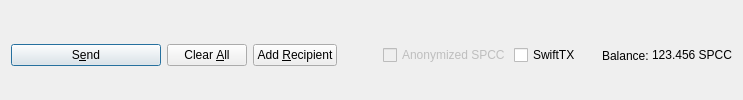
         <widget class="QFrame" name="frame_Send">
          <layout class="QHBoxLayout" name="horizontalLayout">
           <property name="bottomMargin">
            <number>0</number>
           </property>
           <item>
            <widget class="QPushButton" name="sendButton">
             <property name="minimumSize">
              <size>
               <width>150</width>
               <height>0</height>
              </size>
             </property>
             <property name="toolTip">
              <string>Confirm the send action</string>
             </property>
             <property name="text">
              <string>S&amp;end</string>
             </property>
             <property name="icon">
              <iconset resource="../specialcoin.qrc">
               <normaloff>:/icons/send</normaloff>:/icons/send</iconset>
             </property>
             <property name="autoDefault">
              <bool>false</bool>
             </property>
             <property name="default">
              <bool>true</bool>
             </property>
            </widget>
           </item>
           <item>
            <widget class="QPushButton" name="clearButton">
             <property name="sizePolicy">
              <sizepolicy hsizetype="Minimum" vsizetype="Fixed">
               <horstretch>0</horstretch>
               <verstretch>0</verstretch>
              </sizepolicy>
             </property>
             <property name="toolTip">
              <string>Clear all fields of the form.</string>
             </property>
             <property name="text">
              <string>Clear &amp;All</string>
             </property>
             <property name="icon">
              <iconset resource="../specialcoin.qrc">
               <normaloff>:/icons/remove</normaloff>:/icons/remove</iconset>
             </property>
             <property name="autoDefault">
              <bool>false</bool>
             </property>
            </widget>
           </item>
           <item>
            <widget class="QPushButton" name="addButton">
             <property name="toolTip">
              <string>Send to multiple recipients at once</string>
             </property>
             <property name="text">
              <string>Add &amp;Recipient</string>
             </property>
             <property name="icon">
              <iconset resource="../specialcoin.qrc">
               <normaloff>:/icons/add</normaloff>:/icons/add</iconset>
             </property>
             <property name="autoDefault">
              <bool>false</bool>
             </property>
            </widget>
           </item>
           <item>
            <spacer name="horizontalSpacer">
             <property name="orientation">
              <enum>Qt::Horizontal</enum>
             </property>
             <property name="sizeHint" stdset="0">
              <size>
               <width>40</width>
               <height>20</height>
              </size>
             </property>
            </spacer>
           </item>
           <item>
            <layout class="QHBoxLayout" name="horizontalLayout_2">
             <property name="spacing">
              <number>3</number>
             </property>
             <item>
              <widget class="QCheckBox" name="checkzSPCC">
               <property name="enabled">
                <bool>false</bool>
               </property>
               <property name="text">
                <string>Anonymized SPCC</string>
               </property>
              </widget>
             </item>
             <item>
              <widget class="QCheckBox" name="checkSwiftTX">
               <property name="enabled">
                <bool>true</bool>
               </property>
               <property name="minimumSize">
                <size>
                 <width>85</width>
                 <height>0</height>
                </size>
               </property>
               <property name="text">
                <string>SwiftTX</string>
               </property>
              </widget>
             </item>
             <item>
              <widget class="QLabel" name="label">
               <property name="text">
                <string>Balance:</string>
               </property>
              </widget>
             </item>
             <item>
              <widget class="QLabel" name="labelBalance">
               <property name="sizePolicy">
                <sizepolicy hsizetype="Preferred" vsizetype="Fixed">
                 <horstretch>0</horstretch>
                 <verstretch>0</verstretch>
                </sizepolicy>
               </property>
               <property name="cursor">
                <cursorShape>IBeamCursor</cursorShape>
               </property>
               <property name="text">
                <string notr="true">123.456 SPCC</string>
               </property>
               <property name="textInteractionFlags">
                <set>Qt::LinksAccessibleByMouse|Qt::TextSelectableByKeyboard|Qt::TextSelectableByMouse</set>
               </property>
              </widget>
             </item>
            </layout>
           </item>
          </layout>
         </widget>
